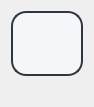
<?xml version="1.0" encoding="UTF-8"?>
<ui version="4.0">
 <class>AppBt</class>
 <widget class="QWidget" name="AppBt">
  <property name="geometry">
   <rect>
    <x>0</x>
    <y>0</y>
    <width>94</width>
    <height>107</height>
   </rect>
  </property>
  <property name="windowTitle">
   <string>Form</string>
  </property>
  <layout class="QVBoxLayout" name="verticalLayout" stretch="5,1">
   <item>
    <widget class="QPushButton" name="PicBt">
     <property name="sizePolicy">
      <sizepolicy hsizetype="Minimum" vsizetype="Minimum">
       <horstretch>0</horstretch>
       <verstretch>0</verstretch>
      </sizepolicy>
     </property>
     <property name="styleSheet">
      <string notr="true">QPushButton{
	font: 10pt &quot;微软雅黑&quot;;
    color: #2f3640;
    background-color: #f5f6fa;
    border-color: #2f3640;
    border-radius: 15px;
    border-style: solid;
    border-width: 2px;
    padding: 5px;
}

/**鼠标停留在按钮上的样式**/
QPushButton::hover{	
    color: #FFFFFF;
    background-color: #718093;
    border-color: #2f3640;
}

/**鼠标按压下去的样式**/
QPushButton::pressed,QPushButton::checked{
    color: #FFFFFF;
    background-color: qlineargradient(spread:pad, x1:0, y1:0, x2:0, y2:1, stop:0 #273c75, stop:1 #487eb0);
}

/**按钮失能情况下样式**/
QPushButton::disabled{
    color: #FFFFFF;
    background-color: #dcdde1;
    border-color: #dcdde1;
}
</string>
     </property>
     <property name="text">
      <string/>
     </property>
    </widget>
   </item>
   <item>
    <widget class="QLabel" name="nameLb">
     <property name="text">
      <string/>
     </property>
     <property name="alignment">
      <set>Qt::AlignCenter</set>
     </property>
    </widget>
   </item>
  </layout>
 </widget>
 <resources/>
 <connections/>
</ui>
